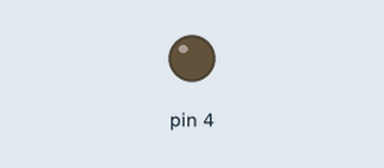
Simulated run of this sketch. Board: Arduino Uno, built with avr-gcc and run on an emulated ATmega328P. On the bench: output pins drawn as LEDs (lit = HIGH). What the sketch prints to the serial monitor is not drawn.

Above: at 2.0 s.
At 5.9 s:
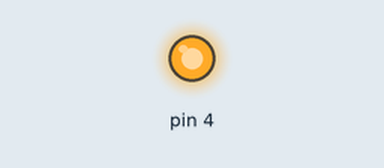
Timing chart, 0 to 10.4 s (numbered marks = the images above):
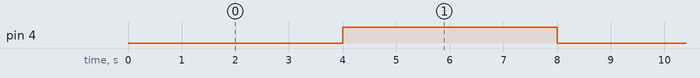

The sketch:

truc1.ino
```cpp
#include <avr/interrupt.h>
// Variable partagée entre le programme principal et l'ISR.
// volatile indique au compilateur qu'elle peut être modifiée
// à tout moment par une interruption.
volatile unsigned long compteur = 0;

// ROUTINE D'INTERRUPTION DU TIMER2
// Exécutée automatiquement à chaque comparaison TCNT2 == OCR2A.
// Avec la configuration ci-dessus : 1 interruption = 1 ms.
ISR(TIMER2_COMPA_vect) {
  compteur++;
}

void setup() {
  pinMode(4, OUTPUT);
  setupTimer2();
  Serial.begin(9600);
}

void loop() {
  // Le programme principal continue de fonctionner
  // pendant que le Timer2 génère ses interruptions.
  Serial.println(compteur);
  // 1000 interruptions de 1 ms = 1000 ms = 1 seconde.
  if (compteur >= 1000) {
    compteur = 0;
    digitalWrite(4, !digitalRead(4));
  }
}

void setupTimer2() {
  cli();                    // désactivation temporaire des interruptions
  TCCR2A = 0;
  TCCR2B = 0;
  TCNT2 = 0;                // remise à zéro du compteur
  OCR2A = 249;              // valeur de comparaison (voir 3.4)
  TCCR2A |= (1 << WGM21);   // mode CTC
  TCCR2B |= (1 << CS22);    // prédiviseur 64
  TCCR2B |= (1 << CS21);
  TIMSK2 |= (1 << OCIE2A);  // autorise l'interruption de comparaison A
  sei();                    // réactivation des interruptions
}
```

Measured:
- by itself, pin 4: alternates HIGH for 4.0 s and LOW for 4.0 s
